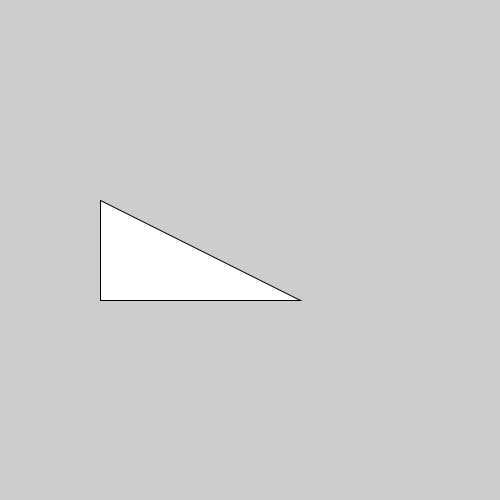
Frame 1 (no input)
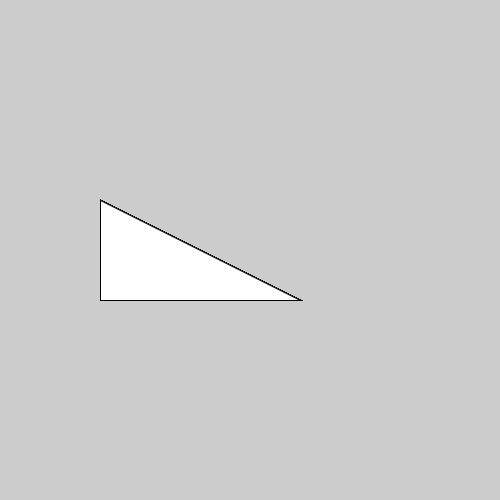
Frame 60 (the mouse pressed at the canvas centre just before this capture)
Frame 120 (the mouse held since frame 60 and released just before this capture): identical to frame 60, image omitted

The Processing sketch that drew these frames (run headless with seeded random() and noise(); from frame 60 on, the mouse is pressed at the canvas centre):

// Processing sketch: Hoofdstuk_9_8_Verdieping
// ── Hoofdstuk_9_8_Verdieping.pde
void setup(){
size(500,500);
}

void draw(){
triangle(100,300,100,200,300,300);
}
